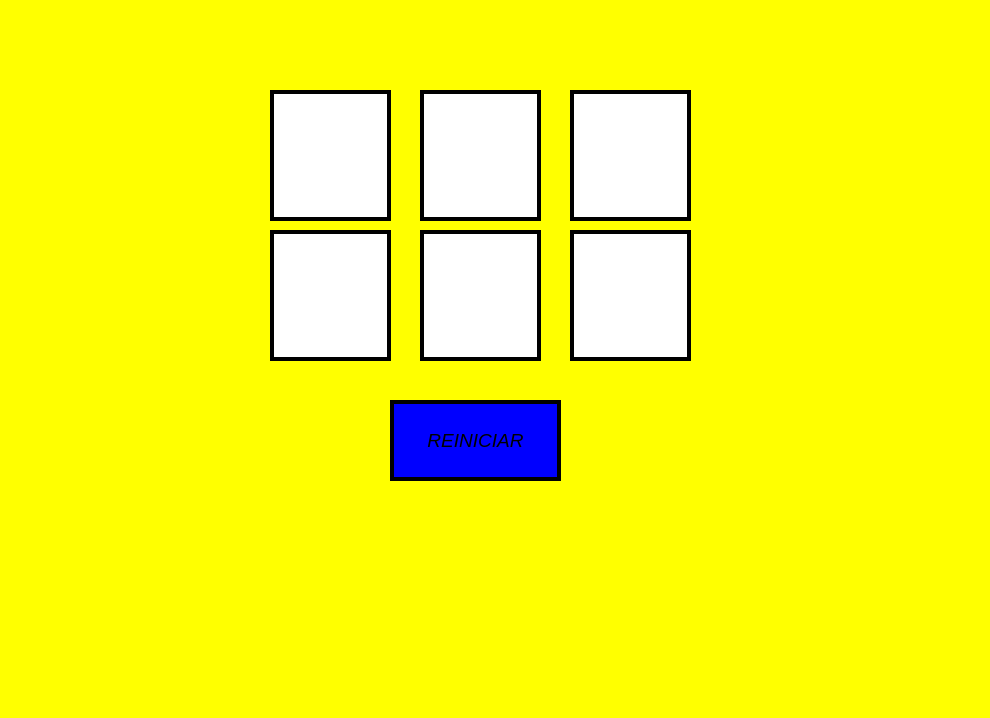
<?xml version="1.0" encoding="UTF-8"?>
<ui version="4.0">
 <class>MainWindow</class>
 <widget class="QMainWindow" name="MainWindow">
  <property name="geometry">
   <rect>
    <x>0</x>
    <y>0</y>
    <width>990</width>
    <height>718</height>
   </rect>
  </property>
  <property name="windowTitle">
   <string>MainWindow</string>
  </property>
  <property name="styleSheet">
   <string notr="true">background: color yellow</string>
  </property>
  <widget class="QWidget" name="centralwidget">
   <widget class="QPushButton" name="btn1">
    <property name="geometry">
     <rect>
      <x>270</x>
      <y>90</y>
      <width>121</width>
      <height>131</height>
     </rect>
    </property>
    <property name="font">
     <font>
      <family>MS Sans Serif</family>
      <pointsize>15</pointsize>
      <italic>true</italic>
     </font>
    </property>
    <property name="styleSheet">
     <string notr="true">border: 4px solid black;
background-color: white;
border_radius: 4px;</string>
    </property>
    <property name="text">
     <string/>
    </property>
   </widget>
   <widget class="QPushButton" name="btn2">
    <property name="geometry">
     <rect>
      <x>420</x>
      <y>90</y>
      <width>121</width>
      <height>131</height>
     </rect>
    </property>
    <property name="font">
     <font>
      <family>MS Sans Serif</family>
      <pointsize>15</pointsize>
      <italic>true</italic>
     </font>
    </property>
    <property name="styleSheet">
     <string notr="true">border: 4px solid black;
background-color: white;
border_radius: 4px;</string>
    </property>
    <property name="text">
     <string/>
    </property>
   </widget>
   <widget class="QPushButton" name="btn3">
    <property name="geometry">
     <rect>
      <x>570</x>
      <y>90</y>
      <width>121</width>
      <height>131</height>
     </rect>
    </property>
    <property name="font">
     <font>
      <family>MS Sans Serif</family>
      <pointsize>15</pointsize>
      <italic>true</italic>
     </font>
    </property>
    <property name="styleSheet">
     <string notr="true">border: 4px solid black;
background-color: white;
border_radius: 4px;</string>
    </property>
    <property name="text">
     <string/>
    </property>
   </widget>
   <widget class="QPushButton" name="btn4">
    <property name="geometry">
     <rect>
      <x>270</x>
      <y>230</y>
      <width>121</width>
      <height>131</height>
     </rect>
    </property>
    <property name="font">
     <font>
      <family>MS Sans Serif</family>
      <pointsize>15</pointsize>
      <italic>true</italic>
     </font>
    </property>
    <property name="styleSheet">
     <string notr="true">border: 4px solid black;
background-color: white;
border_radius: 4px;</string>
    </property>
    <property name="text">
     <string/>
    </property>
   </widget>
   <widget class="QPushButton" name="btn5">
    <property name="geometry">
     <rect>
      <x>420</x>
      <y>230</y>
      <width>121</width>
      <height>131</height>
     </rect>
    </property>
    <property name="font">
     <font>
      <family>MS Sans Serif</family>
      <pointsize>15</pointsize>
      <italic>true</italic>
     </font>
    </property>
    <property name="styleSheet">
     <string notr="true">border: 4px solid black;
background-color: white;
border_radius: 4px;</string>
    </property>
    <property name="text">
     <string/>
    </property>
   </widget>
   <widget class="QPushButton" name="btn6">
    <property name="geometry">
     <rect>
      <x>570</x>
      <y>230</y>
      <width>121</width>
      <height>131</height>
     </rect>
    </property>
    <property name="font">
     <font>
      <family>MS Sans Serif</family>
      <pointsize>15</pointsize>
      <italic>true</italic>
     </font>
    </property>
    <property name="styleSheet">
     <string notr="true">border: 4px solid black;
background-color: white;
border_radius: 4px;</string>
    </property>
    <property name="text">
     <string/>
    </property>
   </widget>
   <widget class="QPushButton" name="btn_reiniciar">
    <property name="geometry">
     <rect>
      <x>390</x>
      <y>400</y>
      <width>171</width>
      <height>81</height>
     </rect>
    </property>
    <property name="font">
     <font>
      <family>MS Sans Serif</family>
      <pointsize>14</pointsize>
      <weight>9</weight>
      <italic>true</italic>
      <bold>false</bold>
     </font>
    </property>
    <property name="styleSheet">
     <string notr="true">background:color blue;
font: 75 italic 14pt &quot;MS Sans Serif&quot;;
border: 4px solid black;
border_radius: 25px;</string>
    </property>
    <property name="text">
     <string>REINICIAR</string>
    </property>
   </widget>
   <widget class="QLabel" name="label">
    <property name="geometry">
     <rect>
      <x>20</x>
      <y>-70</y>
      <width>241</width>
      <height>191</height>
     </rect>
    </property>
    <property name="styleSheet">
     <string notr="true">border-image: url(:/Logos/ingenieria logo.png);</string>
    </property>
    <property name="text">
     <string/>
    </property>
   </widget>
   <widget class="QLabel" name="label_2">
    <property name="geometry">
     <rect>
      <x>750</x>
      <y>0</y>
      <width>221</width>
      <height>101</height>
     </rect>
    </property>
    <property name="styleSheet">
     <string notr="true">border-image: url(:/Logos/uat logo.jpg);</string>
    </property>
    <property name="text">
     <string/>
    </property>
   </widget>
   <widget class="QLabel" name="label_3">
    <property name="geometry">
     <rect>
      <x>780</x>
      <y>490</y>
      <width>191</width>
      <height>161</height>
     </rect>
    </property>
    <property name="styleSheet">
     <string notr="true">border-image: url(:/Logos/logo programador.png);</string>
    </property>
    <property name="text">
     <string/>
    </property>
   </widget>
  </widget>
  <widget class="QMenuBar" name="menubar">
   <property name="geometry">
    <rect>
     <x>0</x>
     <y>0</y>
     <width>990</width>
     <height>26</height>
    </rect>
   </property>
  </widget>
  <widget class="QStatusBar" name="statusbar"/>
 </widget>
 <resources>
  <include location="recursos.qrc"/>
 </resources>
 <connections/>
</ui>
